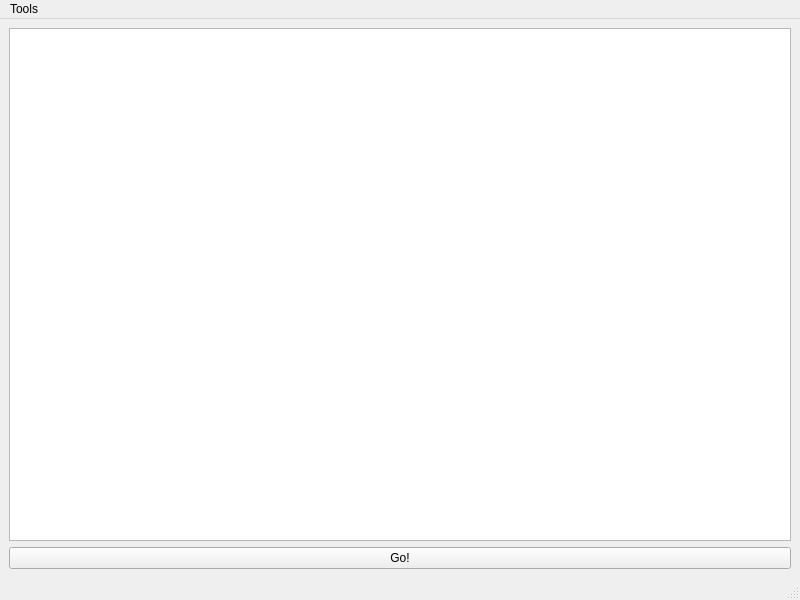
<?xml version="1.0" encoding="UTF-8"?>
<ui version="4.0">
 <class>window9</class>
 <widget class="QMainWindow" name="window9">
  <property name="geometry">
   <rect>
    <x>0</x>
    <y>0</y>
    <width>800</width>
    <height>600</height>
   </rect>
  </property>
  <property name="windowTitle">
   <string>9x9</string>
  </property>
  <widget class="QWidget" name="centralwidget">
   <layout class="QVBoxLayout" name="verticalLayout">
    <item>
     <widget class="table_fragment" name="tableWidget"/>
    </item>
    <item>
     <widget class="QPushButton" name="pushButton">
      <property name="text">
       <string>Go!</string>
      </property>
     </widget>
    </item>
   </layout>
  </widget>
  <widget class="QMenuBar" name="menubar">
   <property name="geometry">
    <rect>
     <x>0</x>
     <y>0</y>
     <width>800</width>
     <height>22</height>
    </rect>
   </property>
   <widget class="QMenu" name="menuTools">
    <property name="title">
     <string>Tools</string>
    </property>
    <addaction name="separator"/>
    <addaction name="actionTest_Input"/>
   </widget>
   <addaction name="menuTools"/>
  </widget>
  <widget class="QStatusBar" name="statusbar"/>
  <action name="actionTest_Input">
   <property name="text">
    <string>Test Input</string>
   </property>
  </action>
 </widget>
 <customwidgets>
  <customwidget>
   <class>table_fragment</class>
   <extends>QTableWidget</extends>
   <header>table_fragment.h</header>
  </customwidget>
 </customwidgets>
 <resources/>
 <connections/>
</ui>
